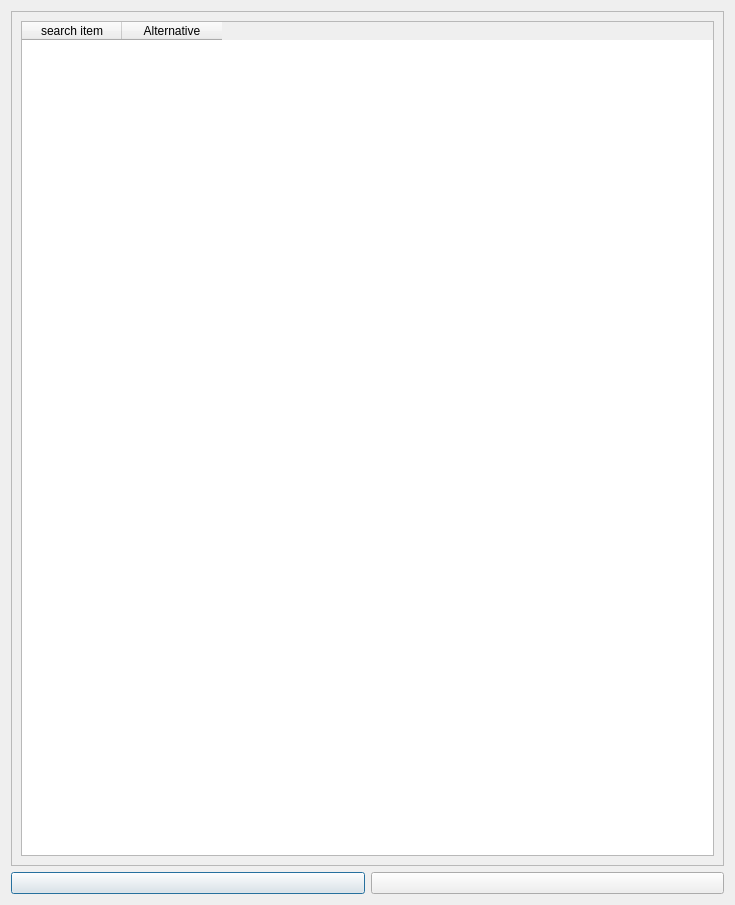
<?xml version="1.0" encoding="UTF-8"?>
<ui version="4.0">
 <class>Suchbegriffedialog</class>
 <widget class="QDialog" name="Suchbegriffedialog">
  <property name="geometry">
   <rect>
    <x>0</x>
    <y>0</y>
    <width>735</width>
    <height>905</height>
   </rect>
  </property>
  <property name="windowTitle">
   <string>Edit search items</string>
  </property>
  <property name="windowIcon">
   <iconset>
    <normaloff>pypordb/8027068_splash.png</normaloff>pypordb/8027068_splash.png</iconset>
  </property>
  <layout class="QGridLayout" name="gridLayout">
   <item row="0" column="0">
    <layout class="QVBoxLayout" name="verticalLayout">
     <item>
      <widget class="QFrame" name="frame">
       <property name="frameShape">
        <enum>QFrame::StyledPanel</enum>
       </property>
       <property name="frameShadow">
        <enum>QFrame::Raised</enum>
       </property>
       <layout class="QHBoxLayout" name="horizontalLayout_2">
        <item>
         <widget class="QTableWidget" name="tableWidgetSuche">
          <property name="whatsThis">
           <string>Here you can enter synomyms for searching, e. g. &quot;18&quot; and &quot;eighteen&quot;. When you enter &quot;18&quot;, search will not only look for &quot;18&quot;, but also for &quot;eighteen&quot;. Be very careful with this function for avoiding long searchs with a lot of results.</string>
          </property>
          <column>
           <property name="text">
            <string>search item</string>
           </property>
          </column>
          <column>
           <property name="text">
            <string>Alternative</string>
           </property>
          </column>
         </widget>
        </item>
       </layout>
      </widget>
     </item>
     <item>
      <layout class="QHBoxLayout" name="horizontalLayout">
       <item>
        <widget class="QPushButton" name="pushButtonLandSpeichern">
         <property name="toolTip">
          <string>&lt;html&gt;&lt;head/&gt;&lt;body&gt;&lt;p&gt;Save&lt;/p&gt;&lt;/body&gt;&lt;/html&gt;</string>
         </property>
         <property name="text">
          <string/>
         </property>
         <property name="icon">
          <iconset>
           <normaloff>pypordb/media-floppy.png</normaloff>pypordb/media-floppy.png</iconset>
         </property>
        </widget>
       </item>
       <item>
        <widget class="QPushButton" name="pushButtonLandAbbrechen">
         <property name="toolTip">
          <string>&lt;html&gt;&lt;head/&gt;&lt;body&gt;&lt;p&gt;Cancel&lt;/p&gt;&lt;/body&gt;&lt;/html&gt;</string>
         </property>
         <property name="text">
          <string/>
         </property>
         <property name="icon">
          <iconset>
           <normaloff>pypordb/dialog-cancel.svg</normaloff>pypordb/dialog-cancel.svg</iconset>
         </property>
        </widget>
       </item>
      </layout>
     </item>
    </layout>
   </item>
  </layout>
 </widget>
 <resources/>
 <connections/>
</ui>
